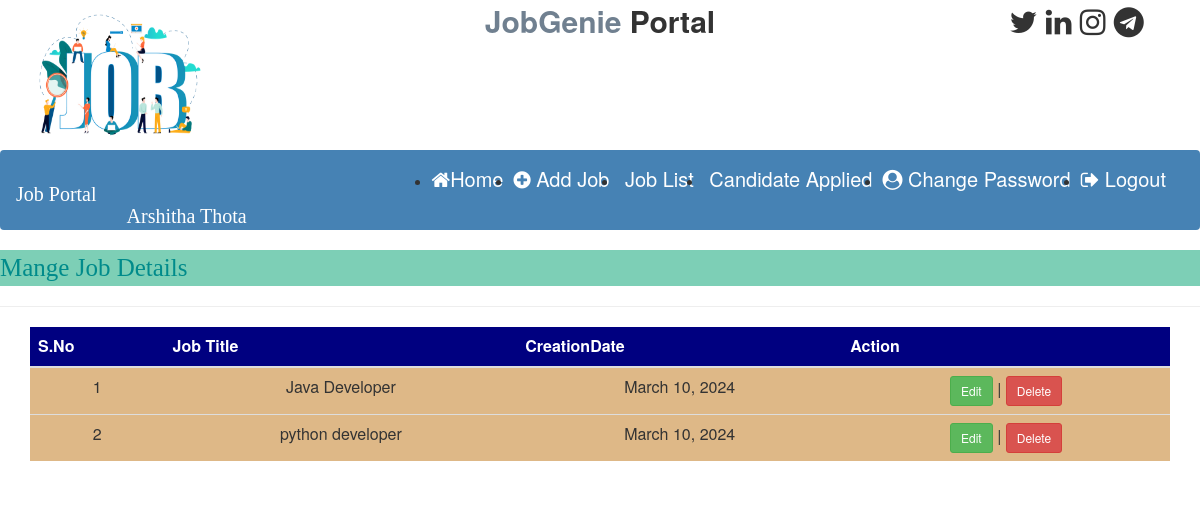
Screenshot of /job_list (signed in) with the database file from the repository.
### job/models.py (models this page shows, shortened)
class Job(models.Model):
    recruiter = models.ForeignKey(Recruiter,on_delete=models.CASCADE)
    start_date = models.DateField()
    end_date = models.DateField()
    title = models.CharField(max_length=100)
    salary = models.FloatField(max_length=20)
    image = models.FileField()
    description = models.CharField(max_length=300)
    experience = models.CharField(max_length=50)
    location = models.CharField(max_length=100)
    skills = models.CharField(max_length=100)
    creationdate = models.DateField()

### job/views.py (the view)
# urls.py: path('job_list', views.job_list, name="job_list"),
def job_list(request):
    if not request.user.is_authenticated:
          return redirect('recruiter_login')
    user = request.user
    recruiter = Recruiter.objects.get(user=user)
    job = Job.objects.filter(recruiter=recruiter)
    d= {'job':job}
    return render(request,'job_list.html',d)

### job/templates/job_list.html (shortened to what this page needs)
{% load static %}
{% block body%}
{% include 'recruiter_navigation.html'%}
<marquee style =" font-family: 'Monotype Corsiva ';font-size : 25px ; color : darkcyan ; font-weight : steelblue;  background-color : #7dcfb6 ">
Mange Job Details
</marquee>
<hr>
<div class ="container ">
<table class="table table-hover ">
<thead>
<tr style=" background-color: #000080 ; color:white">
    <th> S.No</th>
    <th> Job Title</th>
    <th>CreationDate</th>
    <th> Action</th>
</tr>
</thead>
<tbody>
{%for i in job%}
<tr style="   background-color: #DEB887">
    <td>{{forloop.counter}}</td>
    <td>{{i.title}}</td>
    <td>{{i.creationdate}}</td>
    <td><a href="{% url 'edit_jobdetail' i.id%}" class = "btn  btn-success btn-sm" > Edit</a>
    | <a href="{% url 'change_status' i.id%}" class = "btn  btn-danger btn-sm" > Delete</a>
    </td>
</tr>
{% endfor %}
</tbody>
</table>
</div>
{% endblock %}

### job/templates/recruiter_navigation.html (shortened to what this page needs)
{% load static %}
<html lang="en">
<head>
  <link rel="stylesheet" href="https://maxcdn.bootstrapcdn.com/bootstrap/3.4.1/css/bootstrap.min.css">
    <link rel="stylesheet" href="https://cdnjs.cloudflare.com/ajax/libs/font-awesome/4.7.0/css/font-awesome.min.css">
</head>
<body>
<div class="container">
    <div class="row">
    <div class="col-sm-3">
        <img src="{% static 'images/logo.webp' %}" width="180px" height="150px">
    </div>
     <div class="col-sm-6 mt-5 text-center">
         <span style="font-weight: bold; font-size: 30px">
             <span style="color: SlateGray">JobGenie </span>
             <span style="color: fiord">Portal  </span>
         </span>
     </div>
     <div class="col-sm-3 mt-5" style="padding-left: 10%">
<span style="font-weight: bold; font-size: 30px">
   <span> <i class="fa fa-twitter pl-2">  </i> </span>
    <span> <i class="fa fa-linkedin pl-2">  </i> </span>
    <span> <i class="fa fa-instagram pl-2">  </i> </span>
    <span> <i class="fa fa-telegram pl-2">  </i> </span>
</span>
     </div>
</div>
</div>
<nav class="navbar navbar-expand-sm">
   <a class="navbar-brand text-white pl-5 font-weight-bold" style="font-family: 'Georgia'; font-size: 20px; color: white;">Job Portal</a>
   <ul class="navbar-nav">
       <li class="nav-item">
           <a class="nav-link" href="{% url 'recruiter1_home' %}"> <i class="fa fa-home  mr -2"></i>Home </a>
       </li>
       <li class="nav-item">
           <a class="nav-link" href="{% url 'add_job' %}"><i class="fa fa-plus-circle  mr -4"></i>  Add Job  </a>
       </li>
       <li class="nav-item">
           <a class="nav-link" href="{% url 'job_list' %}"> Job List </a>
       </li>
       <li class="nav-item">
           <a class="nav-link" href="#"> Candidate Applied </a>
       </li>
       <li class="nav-item">
           <a class="nav-link" href="{% url 'change_passwordrecruiter' %}"><i class="fa fa-user-circle  mr -2"></i> Change Password </a>
       </li>
       <li class="nav-item">
           <a class="nav-link" href="{% url 'Logout' %}"><i class="fa fa-sign-out  mr -2"></i> Logout</a>
       </li>
   </ul>
   <a class="navbar-brand text-white pl-5 font-weight-bold" style="font-family: 'Georgia'; font-size: 20px; color: white;">{{ request.user.first_name }} {{ request.user.last_name }}</a>
</nav>
</body>
</html>

### job/templates/recruiter_navigation.html (style rules this page uses)
.nav-link { color: white !important; margin-right: 10px; font-size: 20px; }
.navbar-nav { margin-left: 280px; }
.navbar { background-color: Steelblue; padding: 18px 0; height: 80px; }

### job/templates/job_list.html (style rules this page uses)
tr { text-align : center }

### rows the page displays
Job: title "Java Developer", creationdate "March 10, 2024"
Job: title "python developer", creationdate "March 10, 2024"

### other values shown
{{ request.user.first_name }} "Arshitha"
{{ request.user.last_name }} "Thota"
